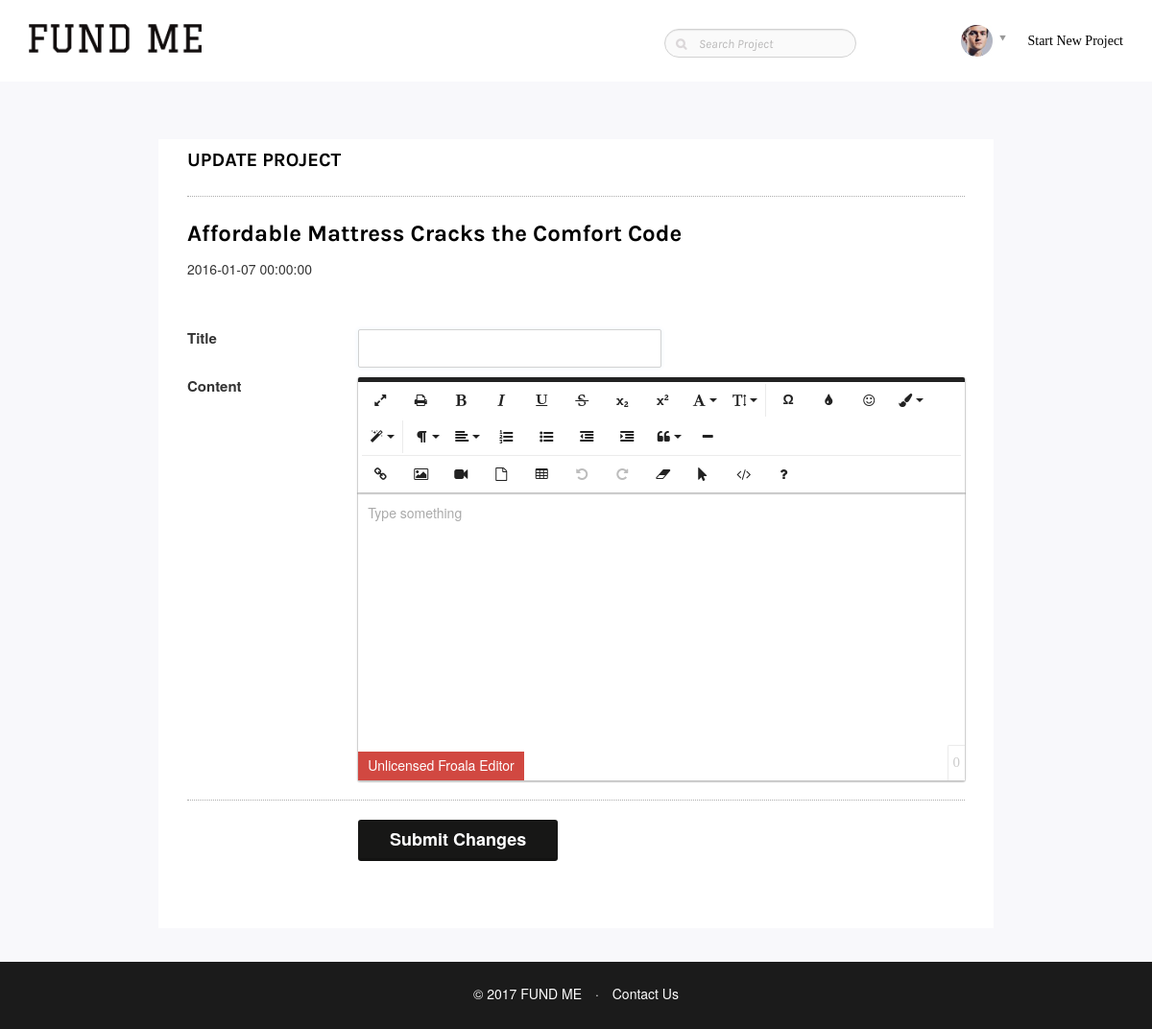
Screenshot of /db/updateproject.php?id=4 (signed in) with the database file from the repository.
### tables this page shows
CREATE TABLE `projects` (
  `pid` INT UNSIGNED AUTO_INCREMENT NOT NULL,
  `pname` varchar(100) DEFAULT NULL,
  `pdescription` text DEFAULT NULL,
  `uid` varchar(40) NOT NULL,
  `minfund` decimal(10,2) DEFAULT NULL,
  `maxfund` decimal(10,2) DEFAULT NULL,
  `curfund` decimal(10,2) DEFAULT 0,
  `posttime` datetime NOT NULL,
  `endtime` datetime NOT NULL,
  `plannedtime` datetime NOT NULL,
  `completetime` datetime DEFAULT NULL,
  `pstatus` varchar(40) DEFAULT NULL,
  `creditcard` varchar(40) DEFAULT NULL,
  `filename` varchar(40) DEFAULT NULL,
  PRIMARY KEY (`pid`),
  CONSTRAINT `projects_ibfk_1` FOREIGN KEY (`uid`, `creditcard`) REFERENCES `cards` (`uid`,`cnumber`)
);

### db/helperfunction.inc (called while the page is built, shortened)
<?php
function getProjectDetail($mysqli, $pid) {
    $res = array();
    if ($stmt = $mysqli->prepare("select pname, uid, username, pdescription,minfund,maxfund, curfund, posttime, pstatus,filename
from Project.Projects natural join Project.Users where pid = ?")) {
        $stmt->bind_param('s', $pid);
        $stmt->execute();
        $stmt->bind_result($pname, $uid, $username, $pdes, $min,$max,$cur,$posttime,$stat,$filename);
        try {
            while ($stmt->fetch()) {
                array_push($res, array($pname, $uid, $username, $pdes,$min,$max,$cur,$posttime,$stat,$filename));
                return $res;
            }
        } catch (mysqli_sql_exception $e) {
            echo $e;
        } finally {
            $stmt->close();
        }
    }
}
function getCreatorIdByPid($mysqli, $pid) {
    if ($stmt = $mysqli->prepare("select uid from project.projects where pid=?")) {
        $stmt->bind_param('i', $pid);
        $stmt->execute();
        $stmt->bind_result($uid);
        try {
            while($stmt->fetch()) {
                return $uid;
            }
        } catch (mysqli_sql_exception $e) {
            echo $e;
        } finally {
            $stmt->free_result();
            $stmt->close();
        }
    }
    return "";
}

### db/updateproject.php (the view, shortened to what this page needs)
<?php
require "helperfunction.inc";
$mysqli = new mysqli("localhost", "root", "123456", "", 3306);
if (isset($_SERVER["QUERY_STRING"])) {
    $pid = explode("=", $_SERVER["QUERY_STRING"])[1];
    if (!isExistPid($mysqli, $pid)) {
        header("Location: 404.php");
    } else {
        if (getCreatorIdByPid($mysqli, $pid) != $_SESSION["email"]) {
            header("Location: noauthorization.php");
        }
    }
}
?>
    <!DOCTYPE html>
    <html lang="en">
    <head>
        <link href="https://maxcdn.bootstrapcdn.com/bootstrap/3.3.7/css/bootstrap-theme.min.css" rel="stylesheet"/>
        <link href="assets/css/language-selector-remove-able-css.css" rel="stylesheet">
        <link href="assets/css/flexslider.css" rel="stylesheet">
        <link href="assets/css/style.css" rel="stylesheet">
        <link href="assets/css/plugin.css" rel="stylesheet">
        <link href="assets/css/responsive.css" rel="stylesheet">
        <link href="assets/css/menu.css" rel="stylesheet">
        <link href="assets/css/color.css" rel="stylesheet">
        <link href="assets/css/iconmoon.css" rel="stylesheet">
        <link href="assets/css/themetypo.css" rel="stylesheet">
        <link href="assets/css/widget.css" rel="stylesheet">
        <link rel="stylesheet" href="https://maxcdn.bootstrapcdn.com/bootstrap/3.3.7/css/bootstrap.min.css" />
        <link href="https://cdnjs.cloudflare.com/ajax/libs/font-awesome/4.4.0/css/font-awesome.min.css" rel="stylesheet" type="text/css" />
        <link href="https://cdnjs.cloudflare.com/ajax/libs/codemirror/5.25.0/codemirror.min.css" rel="stylesheet" type="text/css" />
        <link href="assets/css/froala_editor.min.css" rel="stylesheet" type="text/css" />
        <link href="assets/css/froala_editor.pkgd.css" rel="stylesheet" type="text/css" />
    </head>
    <body>
    <div class="wrapper">
        <?php require "header.php";?>
        <main id="main-content">
            <div class="main-section">
                <div class="page-section">
                    <div class="profile-pages">
                        <div class="container">
                            <div class="row">
                                <div class="section-fullwidth col-lg-12">
                                    <div class="cs-content-holder">
                                        <div class="row">
                                            <div class="cause-holder">
                                                <div class="col-lg-12">
                                                    <div class="profile-block">
                                                        <div class="cs-profile-area">
                                                            <div class="cs-title">
                                                                <h4>UPDATE PROJECT</h4>
                                                            </div>
                                                            <?php
                                                            $details = getProjectDetail($mysqli, $pid);
                                                            list($pname, $createrid, $creater, $pdes, $min,$max,$cur,$posttime,$stat) = $details[0];
                                                            ?>
                                                            <div class="cs-profile-holder">
                                                                <a href="projectdetail.php?pid=<?php echo $pid;?>"><h3><?php echo $pname;?></h3></a>
                                                                <div class="posttime"><span><?php echo $posttime;?></span></div>
                                                                <form action="insert.php?func=detail" method="post" name="detailform">
                                                                    <ul class="cs-element-list has-border">
                                                                        <li>
                                                                            <label class="editlabel">Title</label>
                                                                            <div class="fields-area">
                                                                                <div class="field-col col-md-6">
                                                                                    <input type="text" name="title" pattern="[A-Za-z0-9 A-Za-z0-9]{3,100}" title="3-100 letter, number and space only" required="required">
                                                                                </div>
                                                                            </div>
                                                                        </li>
                                                                        <li>
                                                                            <label class="editlabel">Content</label>
                                                                            <div class="fields-area">
                                                                                <div id="editdiv" class="edit field-col col-md-12">
                                                                                </div>
                                                                            </div>
                                                                        </li>
                                                                    </ul>
                                                                    <ul class="cs-element-list cs-submit-form">
                                                                        <li>
                                                                            <div class="fields-area">
                                                                                <div class="field-col col-md-3">
                                                                                    <input id="submitbtn" class="csbg-color cs-btn" type="submit" value="Submit Changes">
                                                                                </div>
                                                                            </div>
                                                                        </li>
                                                                    </ul>
                                                                </form>
                                                            </div>
                                                        </div>
                                                    </div>
                                                </div>
                                            </div>
                                        </div>
                                    </div>
                                </div>
                            </div>
                        </div>
                    </div>
                </div>
            </div>
        </main>
    <?php require "footer.php";?>
    </div>
    </body>
    </html>

### db/assets/css/style.css (style rules this page uses)
html, body { margin: 0px; padding: 0px; min-height: 100%; height: 100%; }

### db/assets/css/plugin.css (style rules this page uses)
.cause-holder { width: 900px; margin: 0 auto; }
.has-border { margin:0 0 25px 0; padding: 0 0 30px 0; border-bottom: 1px dotted #acacac; }
.profile-block { margin: 0 0 35px; box-shadow: none; background-color: #ffffff; }
.cs-profile-area { background:#fff; margin:0 0 10px; padding:0 30px 30px; }
.cs-profile-area .cs-title { border-bottom: 1px dotted #acacac; padding: 10px 0 18px; }
.cs-title h3, .cs-title h2, .cs-title h4 { font-weight:700; overflow: hidden; font-size: 20px; line-height: 23px; text-transform: uppercase; }
.cs-profile-holder { display: inline-block; padding: 20px 0 0; width: 100%; }
.cs-profile-holder .posttime { list-style:none; margin:0 0 50px 0; border:none !important; padding:0 !important; }
.cs-profile-holder .cs-element-list { padding:0 0 10px; margin:0 0 20px; }
.cs-profile-holder .cs-element-list>li:after { display:block; content:''; clear:both; }
.cs-profile-holder .cs-element-list>li { list-style:none; margin:0 0 10px; border:none !important; padding:0 !important; }
.cs-profile-holder label { float:left; font-size: 16px; line-height:19px; margin:0; padding:6px 10px 6px 0; width:22%; box-sizing:border-box; -webkit-box-sizing:border-box; -moz-box-sizing:border-box; }
.cs-profile-holder .fields-area { float:right; width:78%; }
.cs-profile-holder .fields-area .edit { display: block; min-height: 250px; margin: 0; padding: 0; }
.cs-profile-holder .editlabel { float:left; font-size: 15px; line-height:18px; margin:0; padding:0; width:20%; box-sizing:border-box; }
.cs-profile-holder input[type="submit"] { border: medium none; border-radius: 3px; color: #fff; font-weight: bold; padding: 5px 26px; text-transform: uppercase; width: 100%; margin:0 auto; display:block; }
.cs-profile-holder select, .cs-profile-holder input[type="email"], .cs-profile-holder input[type="password"], .cs-profile-holder input[type="text"], .cs-profile-holder input[type="month"], .cs-profile-holder input[type="number"] { width:100%; box-shadow:0 0 4px 0 rgba(51,144,238,0.1); height:40px; }
.cs-profile-holder .field-col:first-child, .cs-profile-holder .field-col:first-child { padding:0; }
.cs-profile-holder .field-col { padding:0 0 0 18px; vertical-align:bottom; float:none; margin:0 -4px 0 0; }
.cs-submit-form input[type="submit"] { border-bottom: 3px solid rgba(0, 0, 0, 0.17); text-transform: none; font-size: 18px; line-height: 30px; min-width:208px; }

### db/assets/css/color.css (style rules this page uses)
.cs-bgcolor,.csbg-color,.csbg-hovercolor:hover, .cs-blog .flex-direction-nav a:hover, .cs-blog .flex-control-paging li a.flex-active, .blog-editor .flex-control-paging li a.flex-active, .cs-blog .flex-control-paging li:hover a, .blog-editor .cs-tags i, .Continue-Readingbtn:hover, .widget_calendar caption, .widget_search form label input[type="submit"], .tagcloud a:hover, .cs-form-element input[type="submit"], .icon-input a, .cs_directory_categories ul li:hover span, .contact-form li input[type="submit"], .contect-btn, .call-actions .btn-area a, .cs-price-table.cs-featured a, .cs-services .service-number span, .skills-sec .skillbar-bar, .cs-result.relevent .cs-description p:before, .widget_categories ul li:hover span, .qustion-area a, .cs-timeline .timiline-title h4, .author-info .heading-sec span, #main-header .slicknav_nav { background-color: #171716 !important; }

### rows the page displays
projects: pname "Affordable Mattress Cracks the Comfort Code", posttime "2016-01-07 00:00:00"
